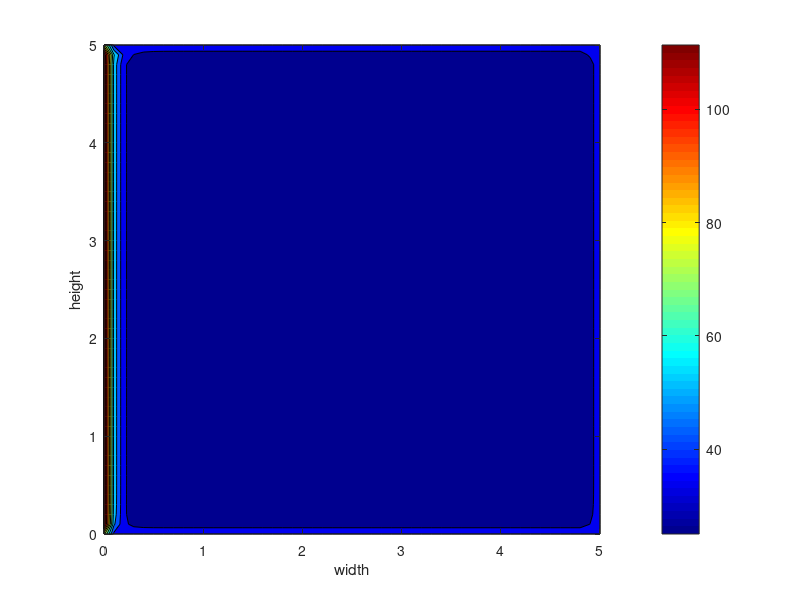

The MATLAB source for this figure:
%%
W=input('enter the width: ');
H=input('enter the height: ');
nx=51;
ny=51;
dx=W/(nx-1);
dy=H/(ny-1);
T=25*ones(nx,ny);
tl=120; 
tr=40; 
tt=40; 
tb=40;
T(1, 2:(ny-1))=tl;
T(2:(nx-1), ny)=tt;
T(nx, 2:(ny-1))=tr;
T(2:(nx-1), 1)=tb;
T(1,1)=(tl+tb)/2;
T(nx,1)=(tr+tb)/2;
T(nx,ny)=(tr+tt)/2;
T(1,ny)=(tl+tt)/2;
%%
    for j=2:(ny-1)
        for i=2:(nx-1)
        T(i,j)=((dx^2)*(T(i+1, j)+T(i-1, j))+(dy^2)*(T(i, j+1)+T(i, j-1)))/(2*(dx^2+dy^2));
        end
    end
%%
x=0:dx:W;
y=0:dy:H;
colormap(jet)
contourf(x,y,T')
colorbar
xlabel('width')
ylabel('height')